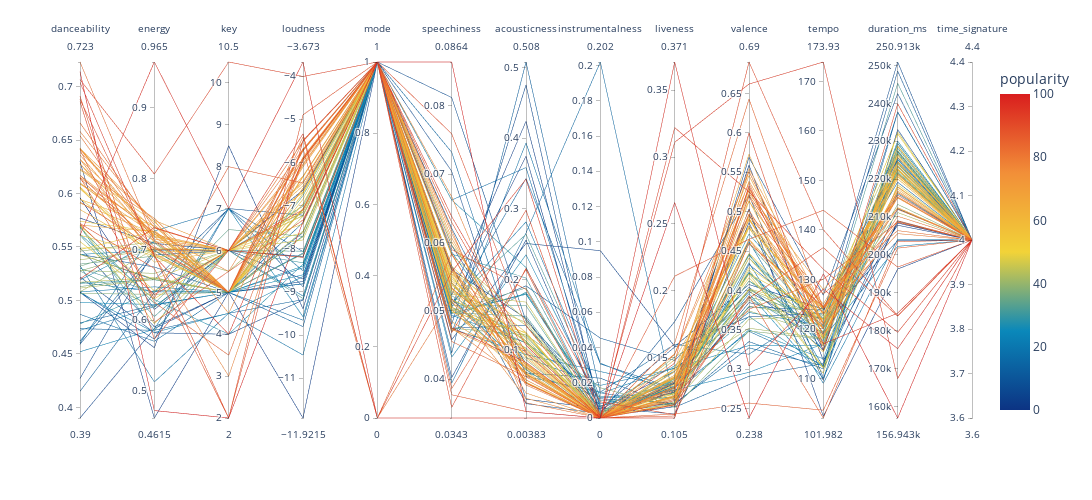

Notebook source saved alongside this figure:
### Code cell
#vizualize using a parallel_coordinates graph
import plotly.express as px

fig = px.parallel_coordinates(med_df, color="popularity", dimensions=['danceability', 'energy', 'key', 'loudness', 'mode', 'speechiness','acousticness', 'instrumentalness', 'liveness', 'valence', 'tempo','duration_ms', 'time_signature'],
                             color_continuous_scale=px.colors.diverging.Portland, #.Tealrose,
                             color_continuous_midpoint=50,
                             width=1500, height=500)
fig.show()
